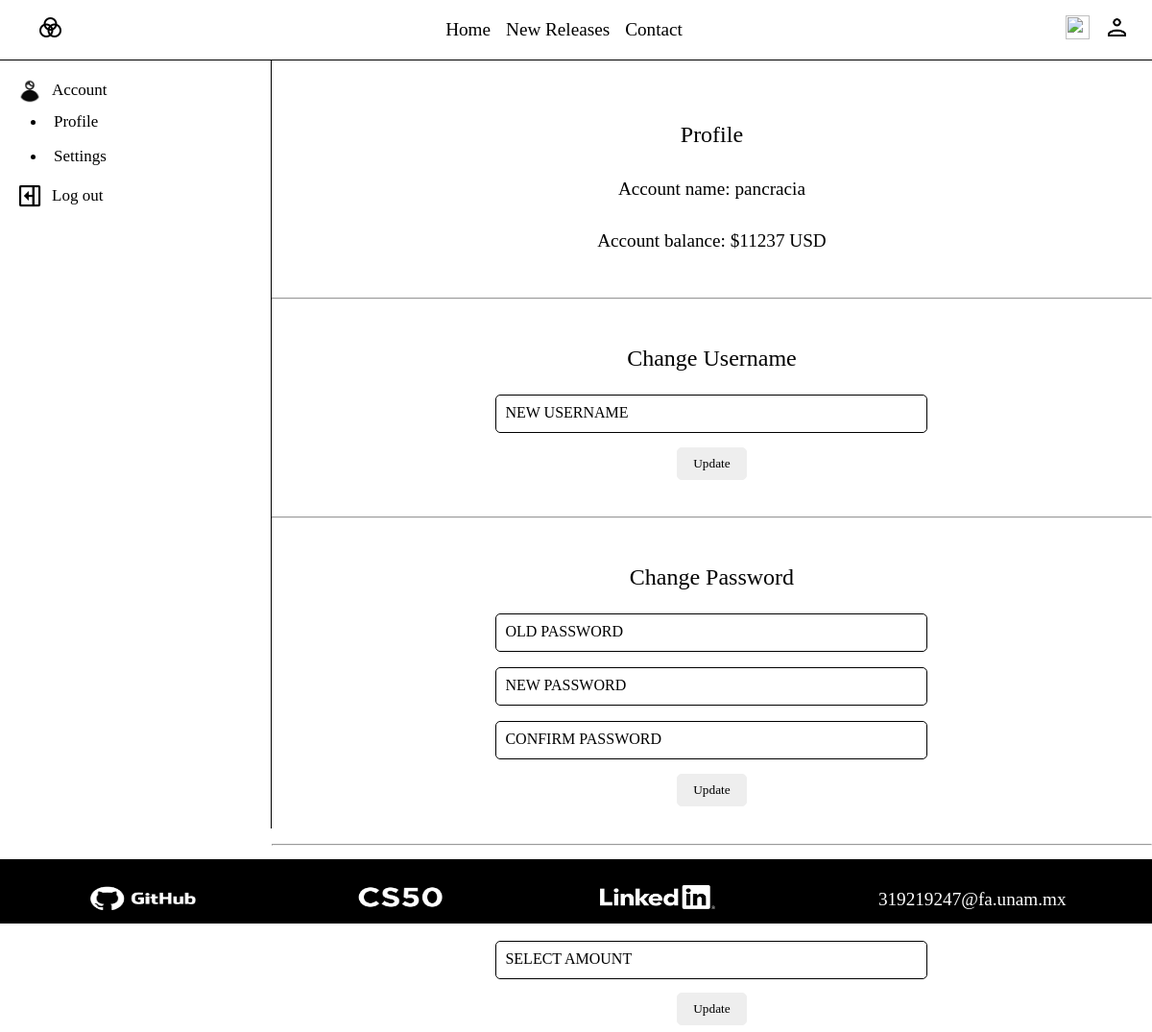
/user (signed in), run on an earlier commit of the app's database.
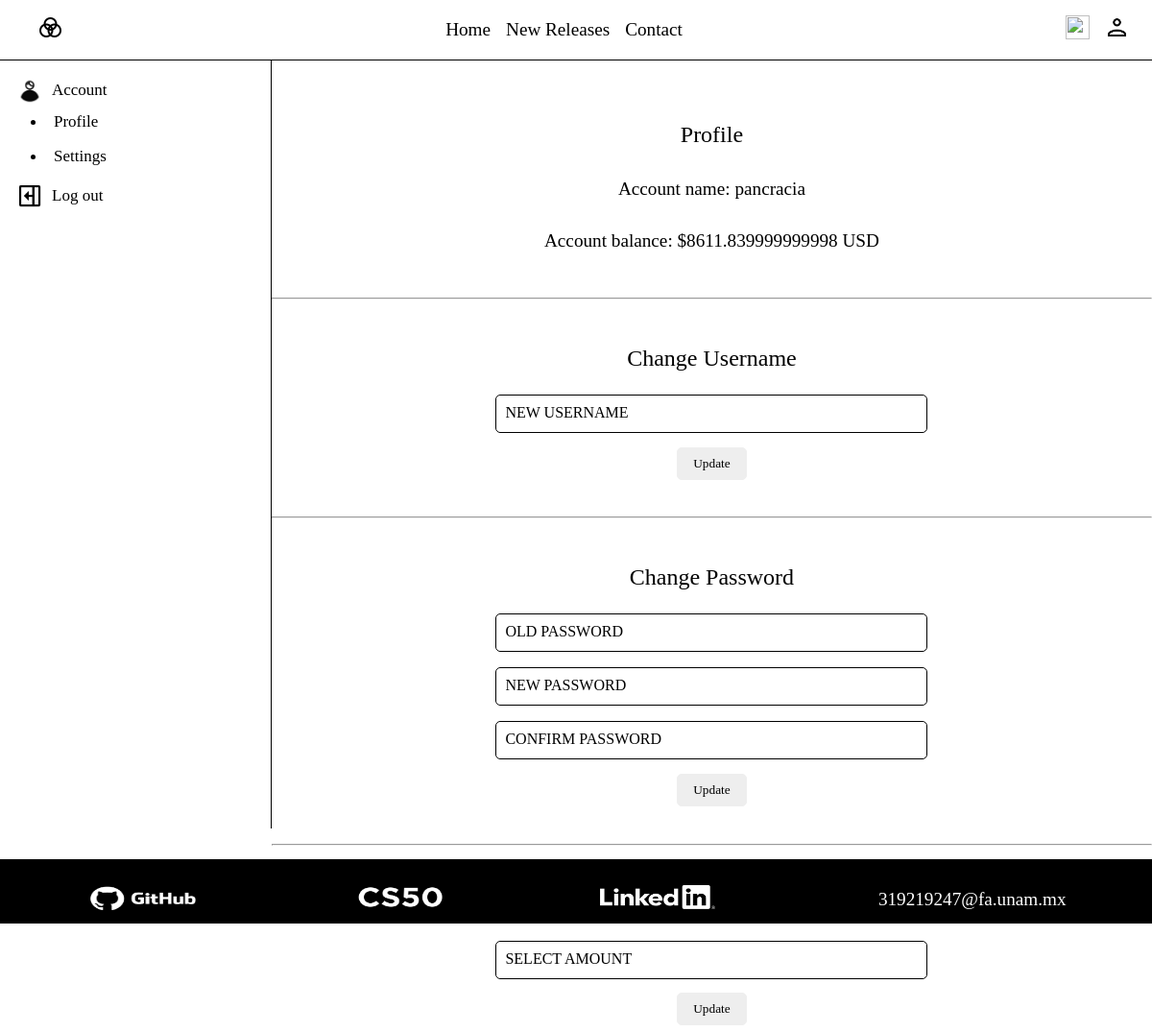
And on a later commit of the database.
### tables this page shows
CREATE TABLE users (id INTEGER PRIMARY KEY AUTOINCREMENT, username TEXT NOT NULL, hash TEXT NOT NULL, money MONEY DEFAULT 10000.00);

### app.py (the view, shortened to what this page needs)
@app.route("/user", methods=["GET", "POST"])
def user():
    if request.method == "GET":
        try:
            if session["user_id"]:
                loggedUsername = db.execute(
                    "SELECT username FROM users WHERE id = ?", session["user_id"]
                )
                loggedMoney = db.execute(
                    "SELECT money FROM users WHERE id = ?", session["user_id"]
                )
                loggedUsername = loggedUsername[0]["username"]
                loggedMoney = loggedMoney[0]["money"]
                return render_template(
                    "user.html", loggedUsername=loggedUsername, loggedMoney=loggedMoney
                )
        except:
            return render_template("user.html")

### templates/user.html (shortened to what this page needs)
{% extends "layout.html" %}
{% block content %}
<div class="flex ">
    <div class="user-options">
        {% if "user_id" in session %}
        <div class="options">
            <button id="account-button">
                <img src="/static/icons/user2.png" alt="">
                <span>Account</span>
            </button>
        </div>
        <ul class="account-options">
            <li>
                <div class="options">
                    <button id="balance-30-bar">
                        <span>Profile</span>
                    </button>
                </div>
            </li>
            <li>
                <div class="options">
                    <button id="settings-30-bar">
                        <span>Settings</span>
                    </button>
                </div>
            </li>
        </ul>
        <div class="options">
            <button id="log-out">
                <img src="/static/icons/log-out.png" alt="">
                <span>Log out</span>
            </button>
        </div>
        {% endif %}
    </div>
    <div class="user-lateral">
        {% if "user_id" in session %}
        <div class="70bar " id="profile-70-bar">
            <div class="user-info">
                <div class="box">
                    <h2>Profile </h2>
                    <span>Account name: {{ loggedUsername }} </span>
                    <span>Account balance: ${{ loggedMoney }} USD </span>
                </div>
            </div>
            <hr>
            <div class="box">
                <h2>Change Username </h2>
                <form action="/user" method="post">
                    <div class="inputBox">
                        <input autocomplete="off" class="" id="update-username" name="update-username" type="text"
                            required>
                        <span>New Username</span>
                    </div>
                    <button class="btn " type="submit" name="submit_button" value="update-username">Update</button>
                </form>
            </div>
            <hr>
            <div class="box">
                <h2>Change Password </h2>
                <form action="/user" method="post">
                    <div class="inputBox">
                        <input autocomplete="off" class="" id="old-password" name="old-password" type="text" required>
                        <span>Old Password</span>
                    </div>
                    <div class="inputBox">
                        <input autocomplete="off" class="" id="update-password" name="update-password" type="text"
                            required>
                        <span>New Password</span>
                    </div>
                    <div class="inputBox">
                        <input autocomplete="off" class="" id="update-confirmation" name="update-confirmation"
                            type="text" required>
                        <span>Confirm password</span>
                    </div>
                    <button class="btn" type="submit" name="submit_button" value="update-password">Update</button>
                </form>
            </div>
            <hr>
            <div class="box">
                <h2>Add Credit </h2>
                <form action="/user" method="post">
                    <div class="inputBox">
                        <input autocomplete="off" class="" id="update-money" name="update-money" type="number"
                            step="0.01" required>
                        <span>Select Amount</span>
                    </div>
                    <button class="btn" type="submit" name="submit_button" value="update-money">Update</button>
                </form>
            </div>
        </div>
        {% endif %}
    </div>
</div>
{% endblock %}

What changed in the data, as far as the page shows it:
changed users "pancracia": money "11237" → "8611.839999999998"
